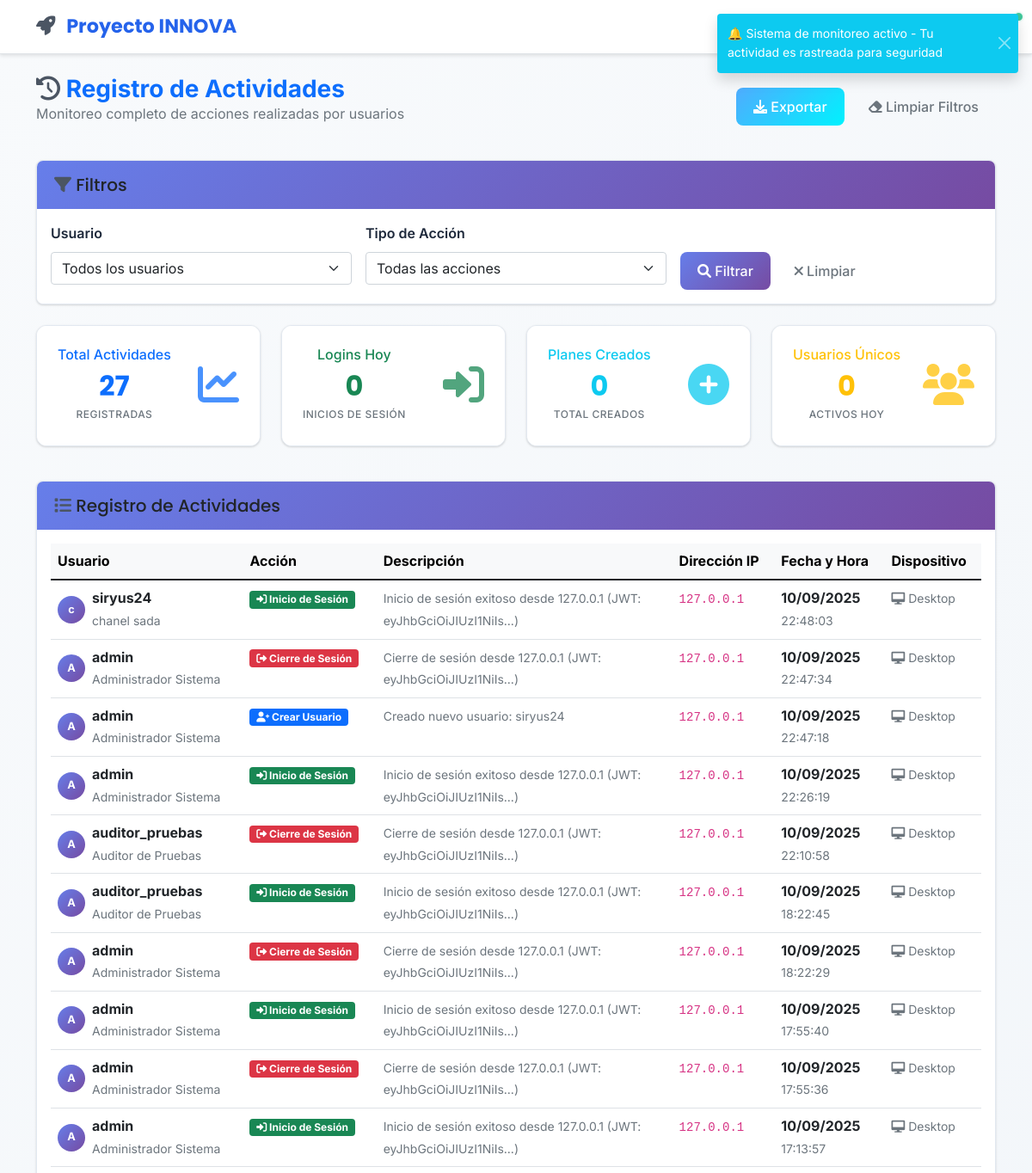
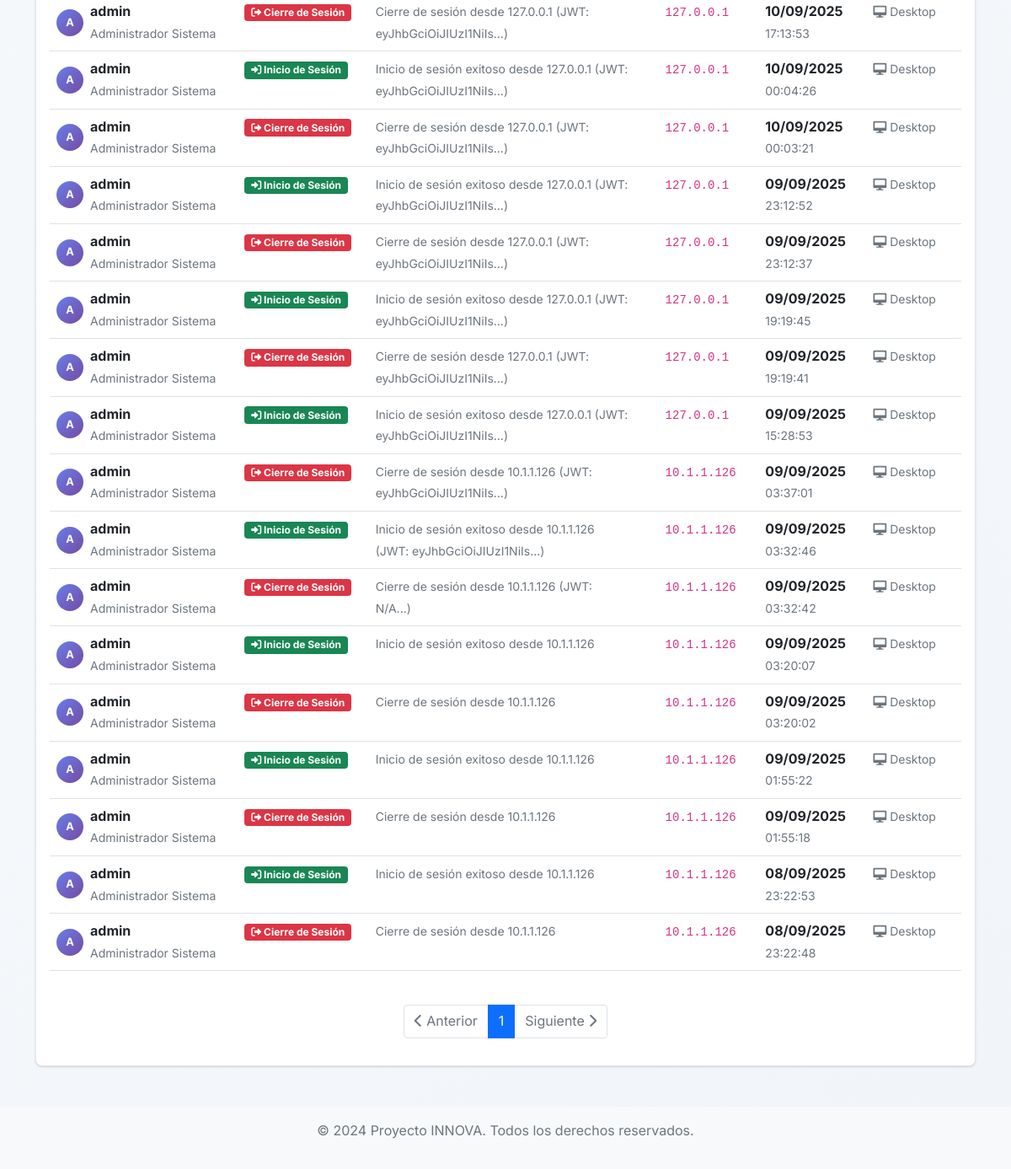
Page /admin/activities (signed in) on the earlier database version (2 pictures, top to bottom).
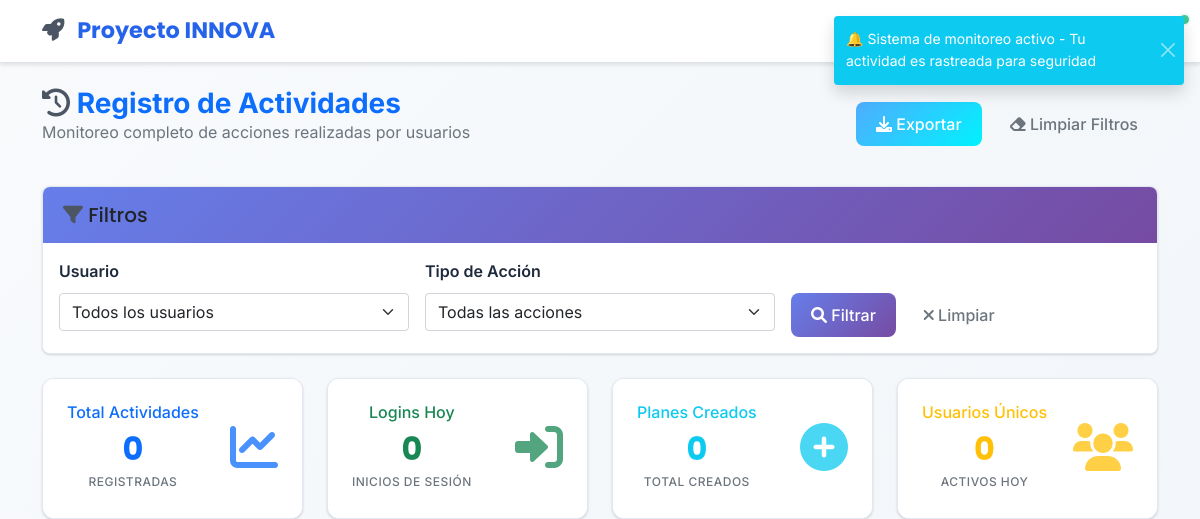
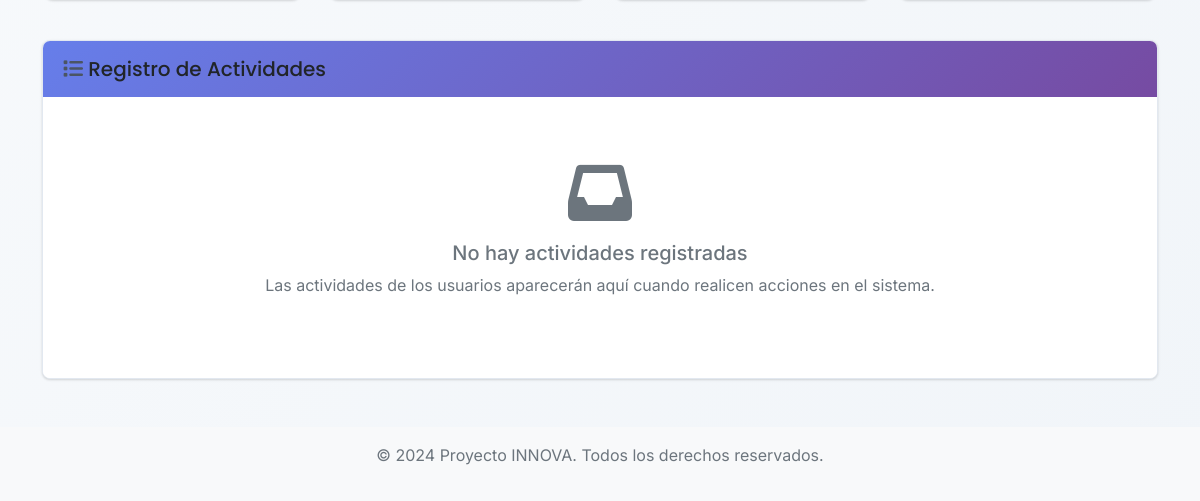
Same page on the later database version (2 pictures, top to bottom).
### app/models/activity_log.py (models this page shows, shortened)
class ActivityLog(db.Model):
    __tablename__ = 'activity_logs'
    id = db.Column(db.Integer, primary_key=True)
    user_id = db.Column(db.Integer, db.ForeignKey('users.id'), nullable=False)
    action = db.Column(db.String(100), nullable=False)  # login, logout, create_plan, etc.
    description = db.Column(db.Text, nullable=False)
    ip_address = db.Column(db.String(45))  # IPv4/IPv6
    user_agent = db.Column(db.Text)
    timestamp = db.Column(db.DateTime, default=datetime.utcnow, index=True)
    session_id = db.Column(db.String(100))
    extra_data = db.Column(db.Text)  # JSON data for additional info
    user = db.relationship('User', backref=db.backref('activities', lazy='dynamic'))

### app/models/user.py (models this page shows, shortened)
class User(UserMixin, db.Model):
    __tablename__ = 'users'
    id = db.Column(db.Integer, primary_key=True)
    username = db.Column(db.String(64), unique=True, nullable=False, index=True)
    email = db.Column(db.String(120), unique=True, nullable=False, index=True)
    password_hash = db.Column(db.String(256), nullable=False)
    first_name = db.Column(db.String(64), nullable=False)
    last_name = db.Column(db.String(64), nullable=False)
    position = db.Column(db.String(100))  # Cargo en la alcaldía
    municipality = db.Column(db.String(100), nullable=False)  # Nombre de la alcaldía
    department = db.Column(db.String(100), nullable=False)  # Departamento/Estado
    municipality_code = db.Column(db.String(20))  # Código único de la alcaldía
    is_active = db.Column(db.Boolean, default=True)
    created_at = db.Column(db.DateTime, default=datetime.utcnow)
    updated_at = db.Column(db.DateTime, default=datetime.utcnow, onupdate=datetime.utcnow)
    last_login = db.Column(db.DateTime)
    legacy_role = db.Column(db.String(20), default='viewer')  # Mantener para compatibilidad
    active_roles = db.relationship('UserRole',
                                 foreign_keys='UserRole.user_id',
                                 lazy=True,
                                 primaryjoin="and_(User.id==UserRole.user_id, UserRole.is_active==True)")
    user_roles = db.relationship('UserRole',
                               foreign_keys='UserRole.user_id',
                               lazy=True,
                               overlaps="active_roles")
    @property
    def password(self):
        raise AttributeError('La contraseña no es un atributo legible')
    def get_full_name(self):
        return f"{self.first_name} {self.last_name}"
    @property
    def role(self):
        return self.legacy_role
    def is_admin(self):
        if self.active_roles:
            admin_names = ['admin', 'administrador']
            return any(ur.role.name.lower() in admin_names for ur in self.active_roles)
        return self.legacy_role == 'admin'

### app/views/admin.py (the view)
@admin_bp.route('/activities')
def activities():
    page = request.args.get('page', 1, type=int)
    per_page = 50
    user_filter = request.args.get('user', type=int)
    action_filter = request.args.get('action')
    query = ActivityLog.query
    if user_filter:
        query = query.filter_by(user_id=user_filter)
    if action_filter:
        query = query.filter_by(action=action_filter)
    activities_pagination = query.order_by(desc(ActivityLog.timestamp)).paginate(
        page=page, per_page=per_page, error_out=False)
    unique_actions = db.session.query(ActivityLog.action).distinct().all()
    actions = [action[0] for action in unique_actions]
    all_users = User.query.all()
    today_start = datetime.now().replace(hour=0, minute=0, second=0, microsecond=0)
    logins_today = ActivityLog.query.filter(
        ActivityLog.action == 'login',
        ActivityLog.timestamp >= today_start
    ).count()
    total_plans = ActivityLog.query.filter(ActivityLog.action == 'create_plan').count()
    total_edits = ActivityLog.query.filter(ActivityLog.action.like('%edit%')).count()
    total_logins = ActivityLog.query.filter(ActivityLog.action == 'login').count()
    unique_users_today = ActivityLog.query.filter(
        ActivityLog.timestamp >= today_start
    ).with_entities(ActivityLog.user_id).distinct().count()
    return render_template('admin/activities.html',
                         title='Registro de Actividades',
                         activities=activities_pagination.items,
                         pagination=activities_pagination,
                         actions=actions,
                         all_users=all_users,
                         current_user_filter=user_filter,
                         current_action_filter=action_filter,
                         today_start=today_start,
                         logins_today=logins_today,
                         total_plans=total_plans,
                         total_edits=total_edits,
                         total_logins=total_logins,
                         unique_users_today=unique_users_today)

### app/views/admin.py (called while the page is built)
@admin_bp.before_request
@login_required
def require_admin():
    if not current_user.is_admin():
        flash('Acceso denegado. Se requieren permisos de administrador.', 'error')
        return redirect(url_for('main.dashboard'))

### app/templates/admin/activities.html (shortened to what the changed rows need)
{% extends "base.html" %}
{% block content %}
<div class="row mb-4">
    <div class="col-12">
        <div class="d-flex justify-content-between align-items-center">
            <div>
                <h1 class="h3 mb-0 text-primary fw-bold">
                    <i class="fas fa-history text-secondary"></i> Registro de Actividades
                </h1>
            </div>
        </div>
    </div>
</div>
<div class="row mb-4">
    <div class="col-md-3 mb-3">
        <div class="card stat-card">
            <div class="card-body">
                <div class="d-flex justify-content-between align-items-center">
                    <div>
                        <h6 class="card-title text-primary">Total Actividades</h6>
                        <h2 class="mb-0 text-primary">{{ activities|length if activities else 0 }}</h2>
                        <small class="text-muted">Registradas</small>
                    </div>
                </div>
            </div>
        </div>
    </div>
    <div class="col-md-3 mb-3">
        <div class="card stat-card">
            <div class="card-body">
                <div class="d-flex justify-content-between align-items-center">
                    <div>
                        <h2 class="mb-0 text-success">
                            {{ logins_today }}
                        </h2>
                    </div>
                </div>
            </div>
        </div>
    </div>
    <div class="col-md-3 mb-3">
        <div class="card stat-card">
            <div class="card-body">
                <div class="d-flex justify-content-between align-items-center">
                    <div>
                        <h2 class="mb-0 text-info">
                            {{ total_plans }}
                        </h2>
                    </div>
                </div>
            </div>
        </div>
    </div>
    <div class="col-md-3 mb-3">
        <div class="card stat-card">
            <div class="card-body">
                <div class="d-flex justify-content-between align-items-center">
                    <div>
                        <h2 class="mb-0 text-warning">
                            {{ unique_users_today }}
                        </h2>
                    </div>
                </div>
            </div>
        </div>
    </div>
</div>
<div class="row">
    <div class="col-12">
        <div class="card">
            <div class="card-body">
                {% if activities %}
                <div class="table-responsive">
                    <table class="table table-hover">
                        <thead class="table-light">
                            <tr>
                                <th>Usuario</th>
                                <th>Acción</th>
                                <th>Descripción</th>
                                <th>Dirección IP</th>
                                <th>Fecha y Hora</th>
                                <th>Dispositivo</th>
                            </tr>
                        </thead>
                        <tbody>
                            {% for activity in activities %}
                            <tr>
                                <td>
                                    <div class="d-flex align-items-center">
                                        <div class="avatar-circle me-2" style="width: 32px; height: 32px; background: linear-gradient(135deg, #667eea 0%, #764ba2 100%); border-radius: 50%; display: flex; align-items: center; justify-content: center; color: white; font-weight: bold; font-size: 0.8rem;">
                                            {{ activity.user.first_name[0] if activity.user and activity.user.first_name else activity.user.username[0] if activity.user else '?' }}
                                        </div>
                                        <div>
                                            <strong>{{ activity.user.username if activity.user else 'Usuario Desconocido' }}</strong>
                                            <br>
                                            <small class="text-muted">
                                                {{ activity.user.get_full_name() if activity.user else 'N/A' }}
                                            </small>
                                        </div>
                                    </div>
                                </td>
                                <td>
                                    <span class="badge bg-{{ 'success' if activity.action == 'login' else 'danger' if activity.action == 'logout' else 'primary' if 'create' in activity.action else 'info' }}">
                                        {% if activity.action == 'login' %}
                                            <i class="fas fa-sign-in-alt"></i> Inicio de Sesión
                                        {% elif activity.action == 'logout' %}
                                            <i class="fas fa-sign-out-alt"></i> Cierre de Sesión
                                        {% elif activity.action == 'create_plan' %}
                                            <i class="fas fa-plus"></i> Crear Plan
                                        {% elif activity.action == 'edit_profile' %}
                                            <i class="fas fa-edit"></i> Editar Perfil
                                        {% elif activity.action == 'change_password' %}
                                            <i class="fas fa-key"></i> Cambiar Contraseña
                                        {% elif activity.action == 'create_user' %}
                                            <i class="fas fa-user-plus"></i> Crear Usuario
                                        {% elif activity.action == 'toggle_user_status' %}
                                            <i class="fas fa-ban"></i> Cambiar Estado Usuario
                                        {% elif activity.action == 'change_user_role' %}
                                            <i class="fas fa-user-tag"></i> Cambiar Rol Usuario
                                        {% else %}
                                            <i class="fas fa-cog"></i> {{ activity.action.replace('_', ' ').title() }}
                                        {% endif %}
                                    </span>
                                </td>
                                <td>
                                    <div style="max-width: 300px;">
                                        <small class="text-muted">{{ activity.description }}</small>
                                    </div>
                                </td>
                                <td>
                                    {% if activity.ip_address %}
                                        <code class="small">{{ activity.ip_address }}</code>
                                    {% else %}
                                        <small class="text-muted">N/A</small>
                                    {% endif %}
                                </td>
                                <td>
                                    <div>
                                        <strong>{{ activity.timestamp.strftime('%d/%m/%Y') }}</strong>
                                        <br>
                                        <small class="text-muted">{{ activity.timestamp.strftime('%H:%M:%S') }}</small>
                                    </div>
                                </td>
                                <td>
                                    {% if activity.user_agent %}
                                        <small class="text-muted">
                                            {% if 'Mobile' in activity.user_agent %}
                                                <i class="fas fa-mobile-alt"></i> Móvil
                                            {% elif 'Tablet' in activity.user_agent %}
                                                <i class="fas fa-tablet-alt"></i> Tablet
                                            {% else %}
                                                <i class="fas fa-desktop"></i> Desktop
                                            {% endif %}
                                        </small>
                                    {% else %}
                                        <small class="text-muted">N/A</small>
                                    {% endif %}
                                </td>
                            </tr>
                            {% endfor %}
                        </tbody>
                    </table>
                </div>
                {% if pagination %}
                <nav aria-label="Paginación de actividades" class="mt-4">
                    <ul class="pagination justify-content-center">
                        {% if pagination.has_prev %}
                        <li class="page-item">
                            <a class="page-link" href="{{ url_for('admin.activities', page=pagination.prev_num, user=current_user_filter, action=current_action_filter) }}">
                                <i class="fas fa-chevron-left"></i> Anterior
                            </a>
                        </li>
                        {% else %}
                        <li class="page-item disabled">
                            <span class="page-link"><i class="fas fa-chevron-left"></i> Anterior</span>
                        </li>
                        {% endif %}
                        {% for page_num in pagination.iter_pages() %}
                        {% if page_num %}
                        <li class="page-item {{ 'active' if page_num == pagination.page else '' }}">
                            <a class="page-link" href="{{ url_for('admin.activities', page=page_num, user=current_user_filter, action=current_action_filter) }}">{{ page_num }}</a>
                        </li>
                        {% else %}
                        <li class="page-item disabled">
                            <span class="page-link">...</span>
                        </li>
                        {% endif %}
                        {% endfor %}
                        {% if pagination.has_next %}
                        <li class="page-item">
                            <a class="page-link" href="{{ url_for('admin.activities', page=pagination.next_num, user=current_user_filter, action=current_action_filter) }}">
                                Siguiente <i class="fas fa-chevron-right"></i>
                            </a>
                        </li>
                        {% else %}
                        <li class="page-item disabled">
                            <span class="page-link">Siguiente <i class="fas fa-chevron-right"></i></span>
                        </li>
                        {% endif %}
                    </ul>
                </nav>
                {% endif %}
                {% else %}
                <div class="text-center py-5">
                    <i class="fas fa-inbox fa-4x text-muted mb-3"></i>
                    <h5 class="text-muted">No hay actividades registradas</h5>
                    <p class="text-muted">Las actividades de los usuarios aparecerán aquí cuando realicen acciones en el sistema.</p>
                </div>
                {% endif %}
            </div>
        </div>
    </div>
</div>
{% endblock %}

Differences in the rows shown:
removed ActivityLog: user "c", user "siryus24", user "chanel sada", action "login" (drawn), description "Inicio de sesión exitoso desde 127.0.0.1 (JWT: eyJhbGciOiJIUzI1NiIs...)", ip_address "127.0.0.1", timestamp "10/09/2025", timestamp "22:48:03", shows "Desktop"
removed ActivityLog: user "A", user "admin", user "Administrador Sistema", action "logout" (drawn), description "Cierre de sesión desde 127.0.0.1 (JWT: eyJhbGciOiJIUzI1NiIs...)", ip_address "127.0.0.1", timestamp "10/09/2025", timestamp "22:47:34", shows "Desktop"
removed ActivityLog: user "A", user "admin", user "Administrador Sistema", action "create_user" (drawn), description "Creado nuevo usuario: siryus24", ip_address "127.0.0.1", timestamp "10/09/2025", timestamp "22:47:18", shows "Desktop"
removed ActivityLog: user "A", user "admin", user "Administrador Sistema", action "login" (drawn), description "Inicio de sesión exitoso desde 127.0.0.1 (JWT: eyJhbGciOiJIUzI1NiIs...)", ip_address "127.0.0.1", timestamp "10/09/2025", timestamp "22:26:19", shows "Desktop"
removed ActivityLog: user "A", user "auditor_pruebas", user "Auditor de Pruebas", action "logout" (drawn), description "Cierre de sesión desde 127.0.0.1 (JWT: eyJhbGciOiJIUzI1NiIs...)", ip_address "127.0.0.1", timestamp "10/09/2025", timestamp "22:10:58", shows "Desktop"
removed ActivityLog: user "A", user "auditor_pruebas", user "Auditor de Pruebas", action "login" (drawn), description "Inicio de sesión exitoso desde 127.0.0.1 (JWT: eyJhbGciOiJIUzI1NiIs...)", ip_address "127.0.0.1", timestamp "10/09/2025", timestamp "18:22:45", shows "Desktop"
removed ActivityLog: user "A", user "admin", user "Administrador Sistema", action "logout" (drawn), description "Cierre de sesión desde 127.0.0.1 (JWT: eyJhbGciOiJIUzI1NiIs...)", ip_address "127.0.0.1", timestamp "10/09/2025", timestamp "18:22:29", shows "Desktop"
removed ActivityLog: user "A", user "admin", user "Administrador Sistema", action "login" (drawn), description "Inicio de sesión exitoso desde 127.0.0.1 (JWT: eyJhbGciOiJIUzI1NiIs...)", ip_address "127.0.0.1", timestamp "10/09/2025", timestamp "17:55:40", shows "Desktop"
removed ActivityLog: user "A", user "admin", user "Administrador Sistema", action "logout" (drawn), description "Cierre de sesión desde 127.0.0.1 (JWT: eyJhbGciOiJIUzI1NiIs...)", ip_address "127.0.0.1", timestamp "10/09/2025", timestamp "17:55:36", shows "Desktop"
removed ActivityLog: user "A", user "admin", user "Administrador Sistema", action "login" (drawn), description "Inicio de sesión exitoso desde 127.0.0.1 (JWT: eyJhbGciOiJIUzI1NiIs...)", ip_address "127.0.0.1", timestamp "10/09/2025", timestamp "17:13:57", shows "Desktop"
removed ActivityLog: user "A", user "admin", user "Administrador Sistema", action "logout" (drawn), description "Cierre de sesión desde 127.0.0.1 (JWT: eyJhbGciOiJIUzI1NiIs...)", ip_address "127.0.0.1", timestamp "10/09/2025", timestamp "17:13:53", shows "Desktop"
removed ActivityLog: user "A", user "admin", user "Administrador Sistema", action "login" (drawn), description "Inicio de sesión exitoso desde 127.0.0.1 (JWT: eyJhbGciOiJIUzI1NiIs...)", ip_address "127.0.0.1", timestamp "10/09/2025", timestamp "00:04:26", shows "Desktop"
removed ActivityLog: user "A", user "admin", user "Administrador Sistema", action "logout" (drawn), description "Cierre de sesión desde 127.0.0.1 (JWT: eyJhbGciOiJIUzI1NiIs...)", ip_address "127.0.0.1", timestamp "10/09/2025", timestamp "00:03:21", shows "Desktop"
removed ActivityLog: user "A", user "admin", user "Administrador Sistema", action "login" (drawn), description "Inicio de sesión exitoso desde 127.0.0.1 (JWT: eyJhbGciOiJIUzI1NiIs...)", ip_address "127.0.0.1", timestamp "09/09/2025", timestamp "23:12:52", shows "Desktop"
removed ActivityLog: user "A", user "admin", user "Administrador Sistema", action "logout" (drawn), description "Cierre de sesión desde 127.0.0.1 (JWT: eyJhbGciOiJIUzI1NiIs...)", ip_address "127.0.0.1", timestamp "09/09/2025", timestamp "23:12:37", shows "Desktop"
removed ActivityLog: user "A", user "admin", user "Administrador Sistema", action "login" (drawn), description "Inicio de sesión exitoso desde 127.0.0.1 (JWT: eyJhbGciOiJIUzI1NiIs...)", ip_address "127.0.0.1", timestamp "09/09/2025", timestamp "19:19:45", shows "Desktop"
removed ActivityLog: user "A", user "admin", user "Administrador Sistema", action "logout" (drawn), description "Cierre de sesión desde 127.0.0.1 (JWT: eyJhbGciOiJIUzI1NiIs...)", ip_address "127.0.0.1", timestamp "09/09/2025", timestamp "19:19:41", shows "Desktop"
removed ActivityLog: user "A", user "admin", user "Administrador Sistema", action "login" (drawn), description "Inicio de sesión exitoso desde 127.0.0.1 (JWT: eyJhbGciOiJIUzI1NiIs...)", ip_address "127.0.0.1", timestamp "09/09/2025", timestamp "15:28:53", shows "Desktop"
removed ActivityLog: user "A", user "admin", user "Administrador Sistema", action "logout" (drawn), description "Cierre de sesión desde 10.1.1.126 (JWT: eyJhbGciOiJIUzI1NiIs...)", ip_address "10.1.1.126", timestamp "09/09/2025", timestamp "03:37:01", shows "Desktop"
removed ActivityLog: user "A", user "admin", user "Administrador Sistema", action "login" (drawn), description "Inicio de sesión exitoso desde 10.1.1.126 (JWT: eyJhbGciOiJIUzI1NiIs...)", ip_address "10.1.1.126", timestamp "09/09/2025", timestamp "03:32:46", shows "Desktop"
removed ActivityLog: user "A", user "admin", user "Administrador Sistema", action "logout" (drawn), description "Cierre de sesión desde 10.1.1.126 (JWT: N/A...)", ip_address "10.1.1.126", timestamp "09/09/2025", timestamp "03:32:42", shows "Desktop"
removed ActivityLog: user "A", user "admin", user "Administrador Sistema", action "login" (drawn), description "Inicio de sesión exitoso desde 10.1.1.126", ip_address "10.1.1.126", timestamp "09/09/2025", timestamp "03:20:07", shows "Desktop"
removed ActivityLog: user "A", user "admin", user "Administrador Sistema", action "logout" (drawn), description "Cierre de sesión desde 10.1.1.126", ip_address "10.1.1.126", timestamp "09/09/2025", timestamp "03:20:02", shows "Desktop"
removed ActivityLog: user "A", user "admin", user "Administrador Sistema", action "login" (drawn), description "Inicio de sesión exitoso desde 10.1.1.126", ip_address "10.1.1.126", timestamp "09/09/2025", timestamp "01:55:22", shows "Desktop"
removed ActivityLog: user "A", user "admin", user "Administrador Sistema", action "logout" (drawn), description "Cierre de sesión desde 10.1.1.126", ip_address "10.1.1.126", timestamp "09/09/2025", timestamp "01:55:18", shows "Desktop"
removed ActivityLog: user "A", user "admin", user "Administrador Sistema", action "login" (drawn), description "Inicio de sesión exitoso desde 10.1.1.126", ip_address "10.1.1.126", timestamp "08/09/2025", timestamp "23:22:53", shows "Desktop"
removed ActivityLog: user "A", user "admin", user "Administrador Sistema", action "logout" (drawn), description "Cierre de sesión desde 10.1.1.126", ip_address "10.1.1.126", timestamp "08/09/2025", timestamp "23:22:48", shows "Desktop"
Other differences:
{{ activities|length if activities else 0 }}: "27" → "0"
text no longer shown: "Usuario Acción Descripción Dirección IP Fecha y Hora Dispositivo Anterior Siguiente"
text now shown: "No hay actividades registradas Las actividades de los usuarios aparecerán aquí cuando realicen acciones en el sistema."
list line gone: "1"
